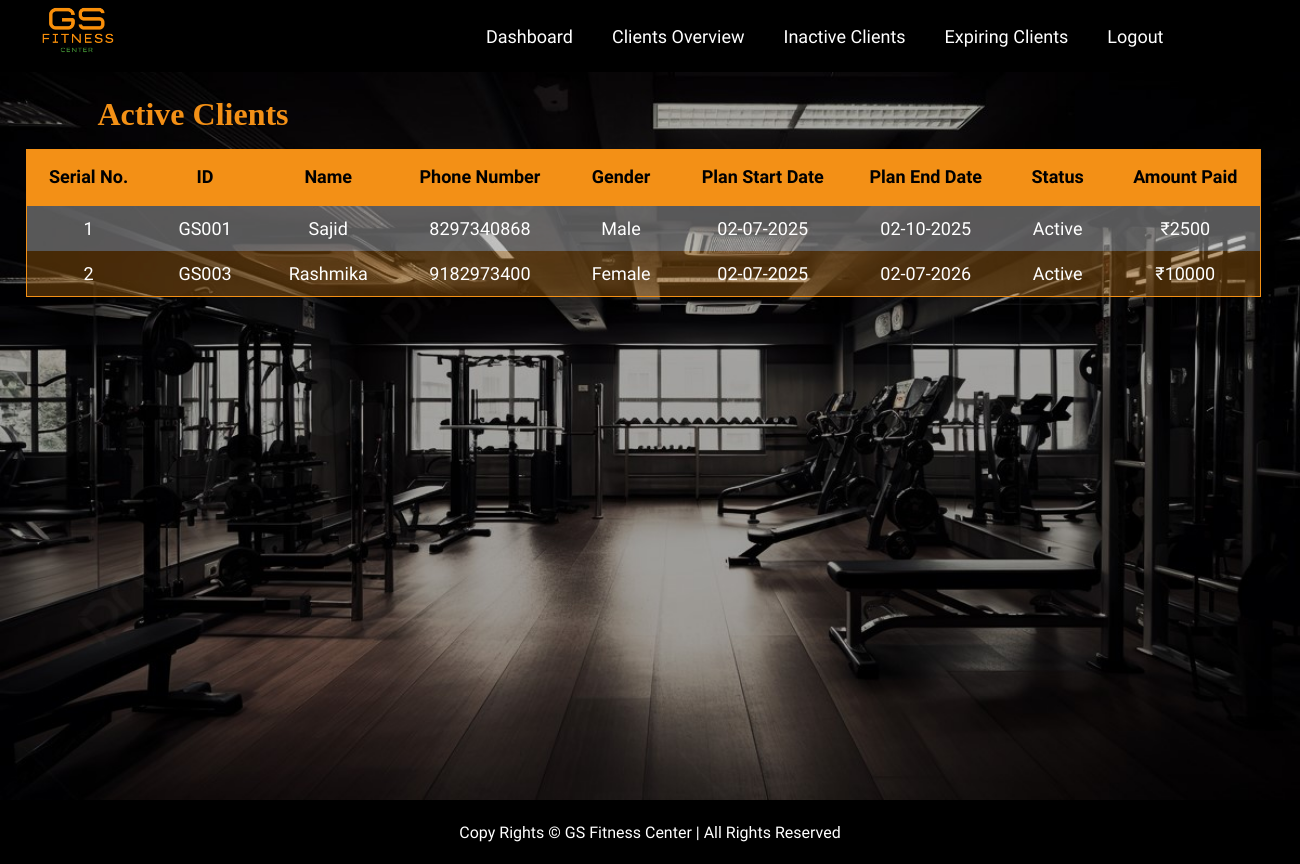
Screenshot of /active-clients (signed in) with the database file from the repository.
### app.py (models this page shows)
class Client(db.Model):
    id = db.Column(db.Integer, primary_key=True)
    custom_id = db.Column(db.String(10), unique=True)
    name = db.Column(db.String(100), nullable=False)
    phone = db.Column(db.String(20), nullable=False)
    gender = db.Column(db.String(10), nullable=False)
    plan_start = db.Column(db.Date, nullable=False)
    plan_end = db.Column(db.Date, nullable=False)
    status = db.Column(db.String(20), nullable=False)
    amount_paid = db.Column(db.Integer, nullable=False)

### app.py (the view)
@app.route("/active-clients")
def active_clients():
    if "admin_user" not in session:
        return redirect("/login")
    today = date.today()
    clients = Client.query.filter(Client.plan_end>=today).all()
    return render_template("active clients.html", clients = clients)

### templates/active clients.html (shortened to what this page needs)
<!DOCTYPE html>
<html lang="en">
<head>
    <link rel="stylesheet" href="/static/css/active clients.css">
</head>
<body>
    <header>
        <div class="logo">
            <img src="/static/images/Logo.png" alt="">
        </div>
        <nav>
            <ul>
                <li><a href="/dashboard">Dashboard</a></li>
                <li><a href="/clients-overview">Clients Overview</a></li>
                <li><a href="/inactive-clients">Inactive Clients</a></li>
                <li><a href="/expiring-clients">Expiring Clients</a></li>
                <li><a href="/login">Logout</a></li>
            </ul>
        </nav>
    </header>
    <main>
        <h1>Active Clients</h1>
        <table>
            <thead>
                <tr>
                    <th>Serial No.</th>
                    <th>ID</th>
                    <th>Name</th>
                    <th>Phone Number</th>
                    <th>Gender</th>
                    <th>Plan Start Date</th>
                    <th>Plan End Date</th>
                    <th>Status</th>
                    <th>Amount Paid</th>
                </tr>
            </thead>
            <tbody>
                {% for client in clients %}
                <tr>
                    <td>{{ loop.index }}</td>
                    <td>{{ client.custom_id }}</td>
                    <td>{{ client.name }}</td>
                    <td>{{ client.phone }}</td>
                    <td>{{ client.gender }}</td>
                    <td>{{ client.plan_start.strftime('%d-%m-%Y') }}</td>
                    <td>{{ client.plan_end.strftime('%d-%m-%Y') }}</td>
                    <td>{{ client.status }}</td>
                    <td>₹{{ client.amount_paid }}</td>
                </tr>
                {% endfor %}
            </tbody>
        </table>
    </main>
    <footer>
        <p>Copy Rights &copy; GS Fitness Center | All Rights Reserved</p>
    </footer>
</body>
</html>

### static/css/active clients.css (style rules this page uses)
* { margin: 0; padding: 0; box-sizing: border-box; }
body { overflow-x: hidden; }
header { background-color: black; height: 9vh; display: flex; justify-content: space-between; }
nav ul { height: 9vh; display: flex; align-items: center; padding: 0 9vw; }
nav ul li { list-style: none; padding: 0 1.5vw; }
nav ul li a { color: white; text-decoration: none; font-family: "Barlow Condensed", serif; font-weight: 500; font-size: large; }
.logo img { width: 12vw; padding: 0.5vh 2vw; }
main { height: calc(100vh - 9vh); background-image: url("/static/images/Dash_BG.jpg"); background-repeat: no-repeat; background-size: cover; }
h1 { color: #f39016; position: relative; left: 7.5vw; top: 3vh; }
table { width: 95vw; color: white; font-family: "Barlow Condensed", serif; border: 0.5px solid #f39016; position: relative; left: 2vw; top: 5vh; border-collapse: collapse; }
thead tr th { padding: 2vh 1.5vw; border-bottom: 3px solid #f39016; background-color: #f39016; color: #000; font-weight: 600; font-size: 18px; text-align: center; }
tbody tr td { padding: 1.5vh 2vw; text-align: center; font-weight: 400; font-size: 18px; }
tbody tr:nth-child(odd) { background-color: rgba(255, 255, 255, 0.342); }
tbody tr:nth-child(even) { background-color: #f3901648; }
footer { height: 8vh; background-color: black; color: white; display: flex; justify-content: center; align-items: center; font-family: "Barlow Condensed", serif; font-weight: 500; }

### rows the page displays
Client: custom_id "GS001", name "Sajid", phone "8297340868", gender "Male", plan_start "02-07-2025", plan_end "02-10-2025", status "Active", amount_paid "2500"
Client: custom_id "GS003", name "Rashmika", phone "9182973400", gender "Female", plan_start "02-07-2025", plan_end "02-07-2026", status "Active", amount_paid "10000"
